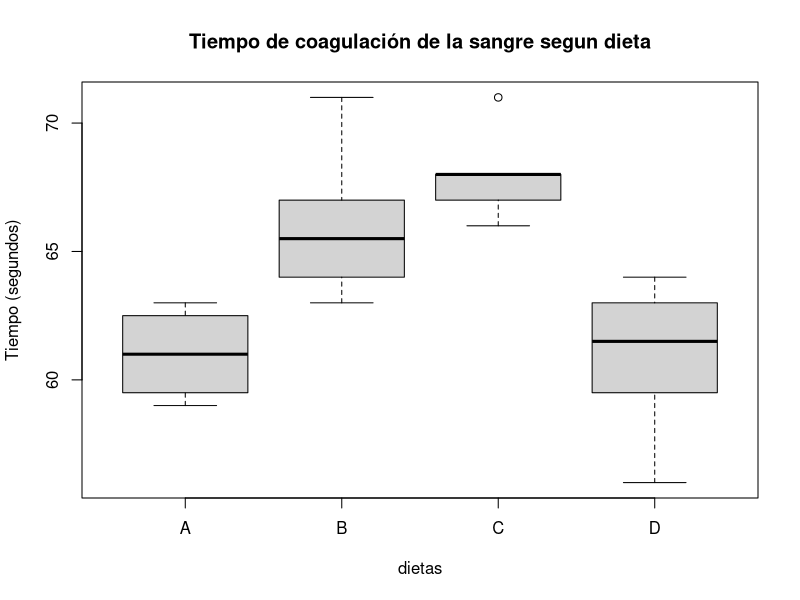

This chart was generated by the following R code: (Note: this script raises an error after producing the figure.)


#Tratamientos
A <- c(62,60,63,59)
B <- c(63,67,71,64,65,66)
C <- c(68,66,71,67,68,68)
D <- c(56,62,60,61,63,64,63,59)

#Tabla de resultados
resultado <- c(A,B,C,D)


dietas <- c(rep("A",length(A)),
            rep("B",length(B)),
            rep("C",length(C)),
            rep("D",length(D)))

misdatos <- data.frame(dietas,resultado)

boxplot(resultado~dietas,misdatos, main="Tiempo de coagulación de la sangre segun dieta", ylab="Tiempo (segundos)")

# ANOVA
anova1 <- aov(resultado~dietas,misdatos)
summary(anova1)

# global Effect and Treatment Effect
mu.est <- mean(misdatos$resultado)
mu.est
#aplicar media por grupos
mean_treatment <-  aggregate(resultado~dietas,misdatos,mean)
mean_treatment
#diferencia media por gruposy media global
effect_treatment <-  aggregate(resultado~dietas,misdatos,function(x){mean(x)-mu.est})
mu.est
effect_treatment

# Treatment Effect with a reference Level
round(coefficients(anova1),2)

# Changing Reference Level
misdatos$dietas <- relevel(misdatos$dietas,ref="B")
misdatos$dietas
anova1 <- aov(resultado~dietas,misdatos)
summary(anova1)
round(coefficients(anova1),2)

#================================================
# DBCA
#================================================
 res <- c(13,16,5,22,24,4,18,17,1,39,44,22)
 factor <- c(1,2,3,1,2,3,1,2,3,1,2,3)
 bloque <- c(1,1,1,2,2,2,3,3,3,4,4,4)
 
 midata <- data.frame(factor,bloque,res)

 length(res)
 length(factor)
 length(bloque)

 boxplot(res~factor,midata, main="Retardo en el crecimiento de bacterias",
         ylab="Tiempo (segundos)",
         xlab="Factor: Soluciones de lavado")
 boxplot(res~bloque,midata, main="Retardo en el crecimiento de bacterias",
         ylab="Tiempo (segundos)",
         xlab="Bloques: Días")

 # Interacciones
 interaction.plot(midata$factor,midata$bloque,midata$res,
                  xlab="Factor: Soluciones de lavado",
                  ylab="Tiempo (segundos)",
                  leg.legend="Bloque")

 #Opt1
 anova1 <- aov(res~as.factor(factor)+as.factor(bloque),midata)
 summary(anova1)

 #Opt2
 midata <- data.frame(factor=as.factor(factor),bloque=as.factor(bloque),res)
 anova1 <- aov(res~factor+bloque,midata)
 summary(anova1)

 # global Effect and Treatment Effect
 mu.est <- mean(midata$res)
 mean_treatment <-  aggregate(res~factor,midata,mean)
 effect_treatment <-  aggregate(res~factor,midata,function(x){mean(x)-mu.est})
 effect_block <-  aggregate(res~bloque,midata,function(x){mean(x)-mu.est})
 mu.est
 effect_treatment
 effect_block

 #Effects with control treatment
 round(coefficients(anova1),4)
